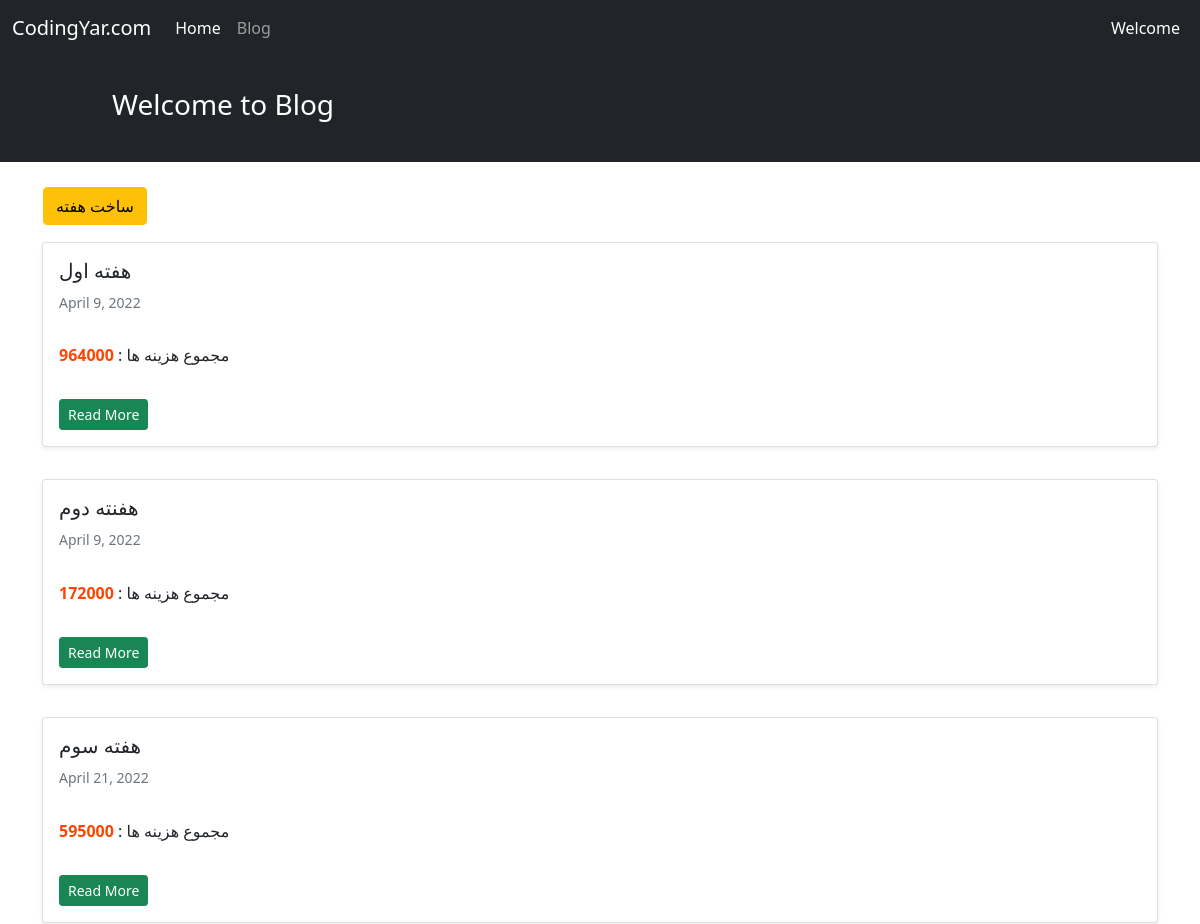
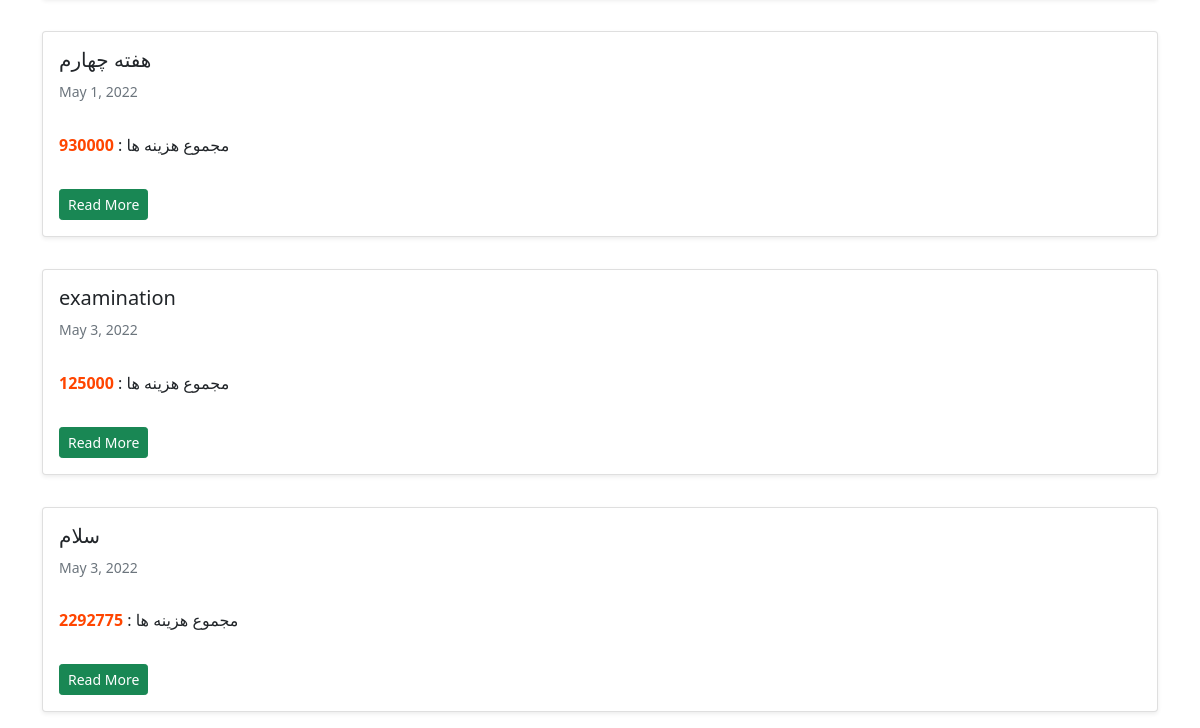
The app's page /, older data (2 pictures, top to bottom).
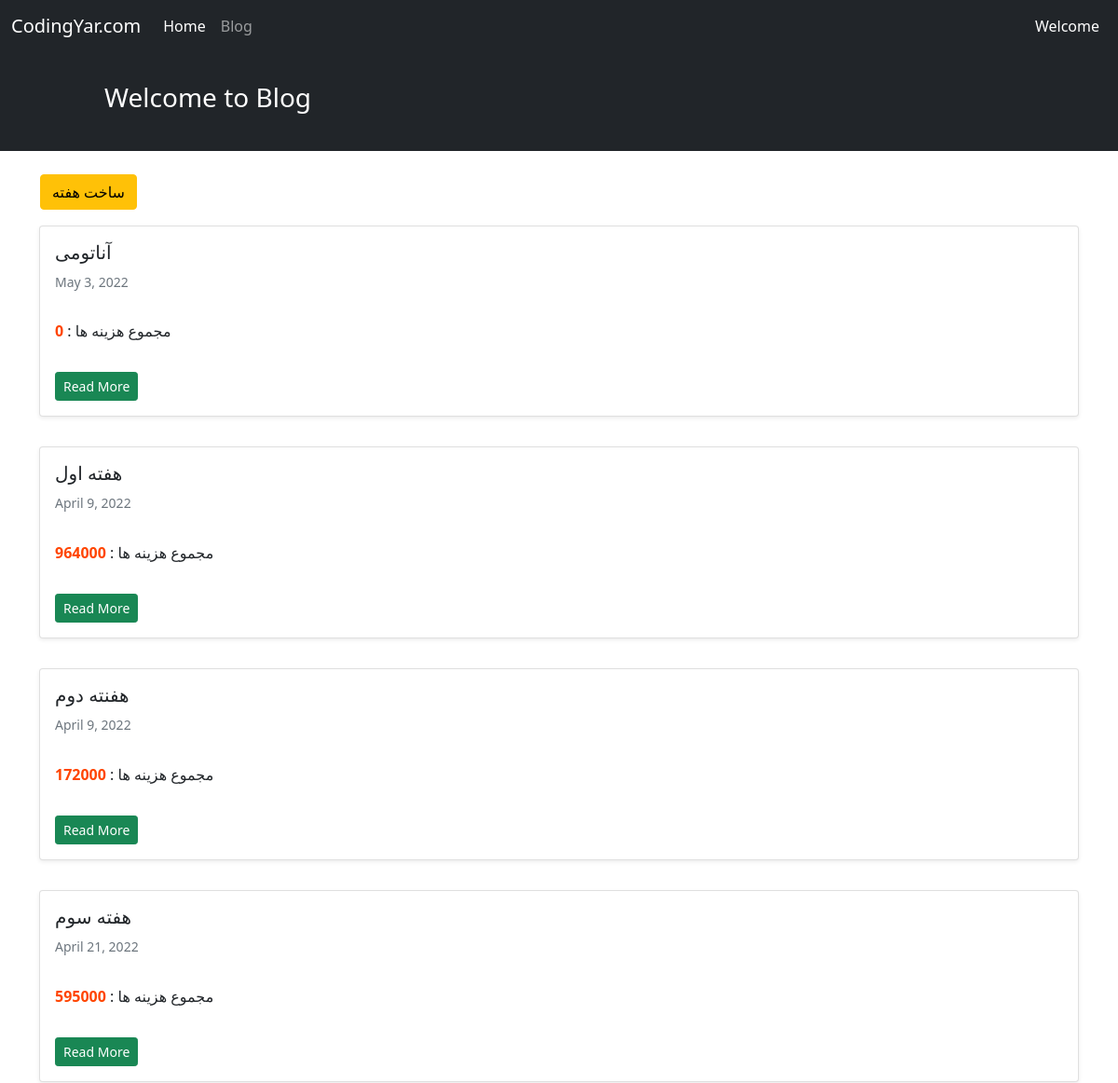
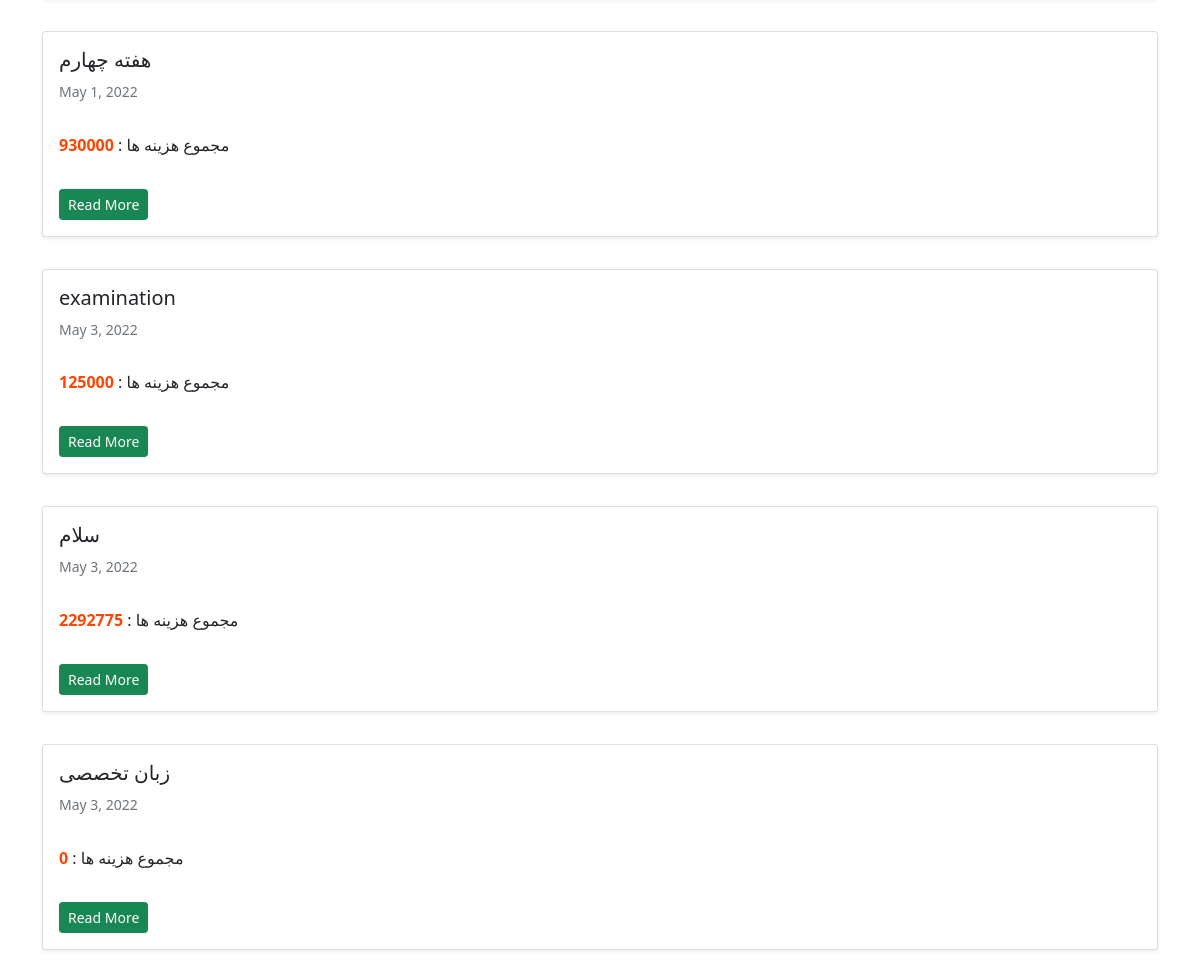
The same page, newer data (2 pictures, top to bottom).
### hesab/models.py (models this page shows, shortened)
class Week(models.Model):
    STATUS = (('yes', 'yes'), ('no', 'no'))
    name = models.CharField(max_length=100)
    date_create = models.DateField(auto_now_add=True)
    sum = models.IntegerField(default=0)
    status = models.CharField(choices=STATUS, max_length=100, default='no')
    date = models.DateTimeField(auto_now_add=True)

### hesab/views.py (the view)
# urls.py: path('', views.WeekList.as_view(), name='week_list'),
class WeekList(generic.ListView):
    model = Week
    template_name = 'hesab/week_list.html'
    context_object_name = 'week_list'
    ordering = ['-date']

### hesab/templates/hesab/week_list.html (shortened to what this page needs)
{% extends '_base.html' %}
{% block content %}
    <div class="container mt-4">
        <div class="row">
            <div class="col-md-4">
                <a class="btn btn-warning" type="submit" href="{% url 'create_week' %}" style="margin: 1px">
                    ساخت هفته</a>
            </div>
            {% for week in week_list %}
                <div class="col-md-12">
                    <div class="card shadow-sm my-3">
                        <div class="card-body">
                            <h5 class="card-title">{{ week.name }}</h5>
                            <h6 class="card-subtitle mb-2 text-muted small py-2">{{ week.date_create }}</h6>
                            <p class="card-text py-3">
                                مجموع هزینه ها : <b style="color: orangered">{{ week.sum }}</b>
                            </p>
                            <a class="btn btn-sm btn-success" href="{% url 'week_details' week.id %}">Read More
                            </a>
                        </div>
                    </div>
                </div>
            {% endfor %}
            </div>
        </div>
{% endblock content %}

Row changes from the older to the newer data that the page shows:
added Week: name "آناتومی", date_create "May 3, 2022", sum "0"
added Week: name "زبان تخصصی", date_create "May 3, 2022", sum "0"
